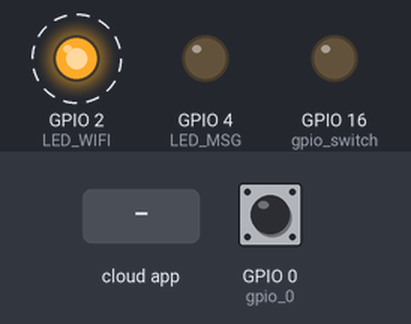
The sketch below on a simulated ESP32. On the bench: output pins drawn as LEDs (lit = HIGH). Dashed ring = blinking. Inputs (shaded band) come from the test bench; at power-on: GPIO 0 (gpio_0) HIGH. WiFi joins after 1.5 s; servers stay silent unless stated.

Above: at 1.2 s.
1.3 s: GPIO 0 (gpio_0) pulled LOW for 0.15 s
At 2.25 s:
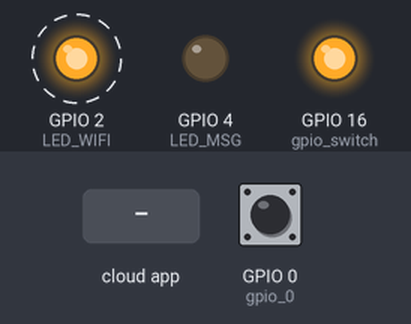
4.3 s: the phone or cloud app sets Switch to 0
At 4.55 s:
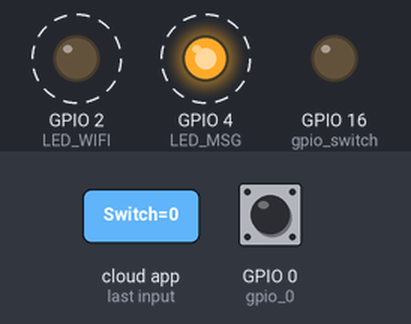
7.3 s: the phone or cloud app sets Switch to 1
At 7.55 s:
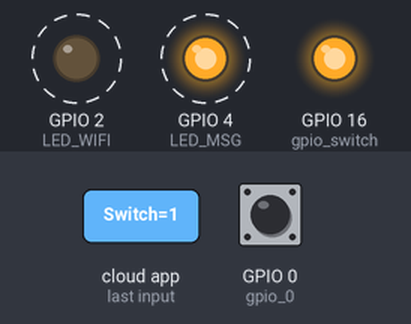
10.3 s: GPIO 0 (gpio_0) pulled LOW for 1 s
At 12.9 s:
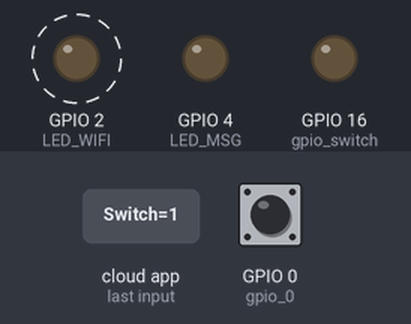
Timing chart, 0 to 14.3 s (numbered marks = the images above; inputs shaded):
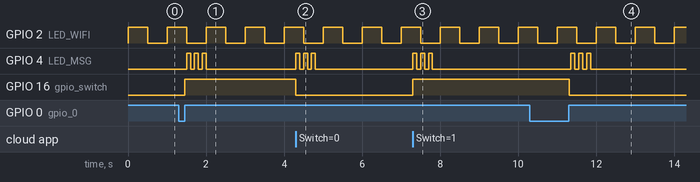

The sketch:

sketch_dec22a.ino
```cpp
// ================= INCLUDES =================
#include "RMaker.h"
#include "WiFi.h"
#include "WiFiProv.h"
#include "AppInsights.h"

// ================= CONFIG =================
#define DEFAULT_POWER_MODE false   // 🔴 SEMPRE COMEÇA DESLIGADO

const char *service_name = "PROV_1234";
const char *pop = "abcd1234";

// ================= LEDS =================
#define LED_WIFI 2     // Pisca quando WiFi ON
#define LED_MSG  4     // Pisca quando recebe comando

volatile bool wifiOnline = false;
volatile bool msgReceived = false;

// ================= GPIO =================
#if CONFIG_IDF_TARGET_ESP32C3 || CONFIG_IDF_TARGET_ESP32C6
static int gpio_0 = 9;
static int gpio_switch = 7;
#else
static int gpio_0 = 0;
static int gpio_switch = 16;
#endif

bool switch_state = DEFAULT_POWER_MODE;
static Switch *my_switch = NULL;

// ================= TASK LED WIFI =================
void ledWifiTask(void *pvParameters) {
  pinMode(LED_WIFI, OUTPUT);
  digitalWrite(LED_WIFI, HIGH);

  while (true) {
    if (!wifiOnline) {
      digitalWrite(LED_WIFI, HIGH);
      vTaskDelay(pdMS_TO_TICKS(500));
      digitalWrite(LED_WIFI, LOW);
      vTaskDelay(pdMS_TO_TICKS(500));
    } else {
      digitalWrite(LED_WIFI, HIGH);
      vTaskDelay(pdMS_TO_TICKS(1000));
    }
  }
}

// ================= TASK LED MSG =================
void ledMsgTask(void *pvParameters) {
  pinMode(LED_MSG, OUTPUT);
  digitalWrite(LED_MSG, LOW);

  while (true) {
    if (msgReceived) {
      msgReceived = false;

      for (int i = 0; i < 3; i++) {
        digitalWrite(LED_MSG, HIGH);
        vTaskDelay(pdMS_TO_TICKS(100));
        digitalWrite(LED_MSG, LOW);
        vTaskDelay(pdMS_TO_TICKS(100));
      }
    }
    vTaskDelay(pdMS_TO_TICKS(50));
  }
}

// ================= EVENTOS WIFI / PROV =================
void sysProvEvent(arduino_event_t *sys_event) {
  switch (sys_event->event_id) {

    case ARDUINO_EVENT_PROV_START:
#if CONFIG_IDF_TARGET_ESP32S2
      Serial.printf("Provisioning SoftAP: %s | PoP: %s\n", service_name, pop);
      WiFiProv.printQR(service_name, pop, "softap");
#else
      Serial.printf("Provisioning BLE: %s | PoP: %s\n", service_name, pop);
      WiFiProv.printQR(service_name, pop, "ble");
#endif
      wifiOnline = false;
      break;

    case ARDUINO_EVENT_WIFI_STA_GOT_IP:
      Serial.println("WiFi ONLINE");
      wifiOnline = true;
      break;

    case ARDUINO_EVENT_WIFI_STA_DISCONNECTED:
      Serial.println("WiFi OFFLINE");
      wifiOnline = false;
      break;

    case ARDUINO_EVENT_PROV_INIT:
      WiFiProv.disableAutoStop(10000);
      break;

    case ARDUINO_EVENT_PROV_CRED_SUCCESS:
      WiFiProv.endProvision();
      break;

    default:
      break;
  }
}

// ================= CALLBACK RAINMAKER =================
void write_callback(Device *device, Param *param, const param_val_t val,
                    void *priv_data, write_ctx_t *ctx) {

  if (strcmp(param->getParamName(), ESP_RMAKER_DEF_POWER_NAME) == 0) {

    msgReceived = true;

    switch_state = val.val.b;
    digitalWrite(gpio_switch, switch_state ? HIGH : LOW);

    param->updateAndReport(val);
  }
}

// ================= SETUP =================
void setup() {
  Serial.begin(115200);

  pinMode(gpio_0, INPUT_PULLUP);
  pinMode(gpio_switch, OUTPUT);

  // 🔒 Força relé desligado no boot
  digitalWrite(gpio_switch, DEFAULT_POWER_MODE);

  // ===== RainMaker =====
  Node my_node = RMaker.initNode("ESP RainMaker Node");

  my_switch = new Switch("Switch", &gpio_switch);
  my_switch->addCb(write_callback);
  my_node.addDevice(*my_switch);

  // 🔁 Sincroniza estado inicial OFF no app
  my_switch->updateAndReportParam(ESP_RMAKER_DEF_POWER_NAME, DEFAULT_POWER_MODE);

  RMaker.enableOTA(OTA_USING_TOPICS);
  RMaker.enableTZService();
  RMaker.enableSchedule();
  RMaker.enableScenes();
  initAppInsights();
  RMaker.enableSystemService(SYSTEM_SERV_FLAGS_ALL, 2, 2, 2);

#if CONFIG_IDF_TARGET_ESP32S2
  WiFiProv.initProvision(NETWORK_PROV_SCHEME_SOFTAP,
                         NETWORK_PROV_SCHEME_HANDLER_NONE);
#else
  WiFiProv.initProvision(NETWORK_PROV_SCHEME_BLE,
                         NETWORK_PROV_SCHEME_HANDLER_FREE_BTDM);
#endif

  RMaker.start();
  WiFi.onEvent(sysProvEvent);

#if CONFIG_IDF_TARGET_ESP32S2
  WiFiProv.beginProvision(NETWORK_PROV_SCHEME_SOFTAP,
                          NETWORK_PROV_SCHEME_HANDLER_NONE,
                          NETWORK_PROV_SECURITY_1,
                          pop, service_name);
#else
  WiFiProv.beginProvision(NETWORK_PROV_SCHEME_BLE,
                          NETWORK_PROV_SCHEME_HANDLER_FREE_BTDM,
                          NETWORK_PROV_SECURITY_1,
                          pop, service_name);
#endif

  // ===== TASKS =====
  xTaskCreatePinnedToCore(ledWifiTask, "LED_WIFI", 2048, NULL, 1, NULL, 1);
  xTaskCreatePinnedToCore(ledMsgTask,  "LED_MSG",  2048, NULL, 1, NULL, 1);
}

// ================= LOOP =================
void loop() {
  if (digitalRead(gpio_0) == LOW) {

    delay(100);
    int startTime = millis();
    while (digitalRead(gpio_0) == LOW) delay(50);
    int pressTime = millis() - startTime;

    if (pressTime > 10000) {
      Serial.println("Factory Reset");
      RMakerFactoryReset(2);

    } else if (pressTime > 3000) {
      Serial.println("WiFi Reset");
      RMakerWiFiReset(2);

    } else {
      // 🔘 Botão físico
      switch_state = !switch_state;
      msgReceived = true;

      my_switch->updateAndReportParam(
        ESP_RMAKER_DEF_POWER_NAME,
        switch_state
      );

      digitalWrite(gpio_switch, switch_state ? HIGH : LOW);
    }
  }
  delay(100);
}
```

Measured:
- after the input at 1.3 s, GPIO 4 (LED_MSG): alternates HIGH for 0.10 s and LOW for 0.10 s, 6 changes in all, then stays LOW, starting after 0.20 s; GPIO 16 (gpio_switch): LOW → HIGH after 0.15 s
- after the input at 4.3 s, GPIO 4 (LED_MSG): alternates HIGH for 0.10 s and LOW for 0.10 s, 6 changes in all, then stays LOW, starting at once; GPIO 16 (gpio_switch): HIGH → LOW at once
- after the input at 7.3 s, GPIO 4 (LED_MSG): alternates HIGH for 0.10 s and LOW for 0.10 s, 6 changes in all, then stays LOW, starting at once; GPIO 16 (gpio_switch): LOW → HIGH at once
- after the input at 10.3 s, GPIO 4 (LED_MSG): alternates HIGH for 0.10 s and LOW for 0.10 s, 6 changes in all, then stays LOW, starting after 1.1 s; GPIO 16 (gpio_switch): HIGH → LOW after 1.0 s
- by itself, GPIO 2 (LED_WIFI): alternates HIGH for 0.50 s and LOW for 0.50 s
